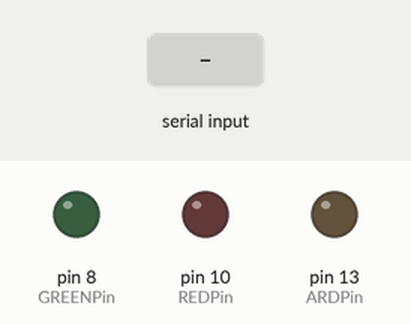
A sketch run on a simulated Arduino Uno, built with avr-gcc and run on an emulated ATmega328P. Parts: output pins drawn as LEDs (lit = HIGH). The test bench sets the inputs (shaded band).

Above: at 1.2 s.
1.3 s: "90,45\n" received over Serial
At 1.6 s:
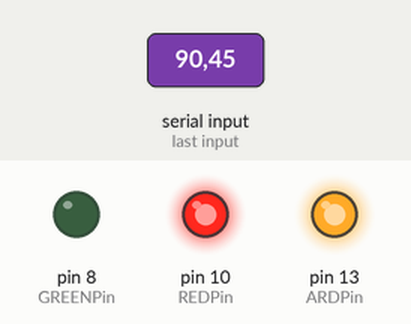
2.8 s: "30,150\n" received over Serial
At 4.0 s:
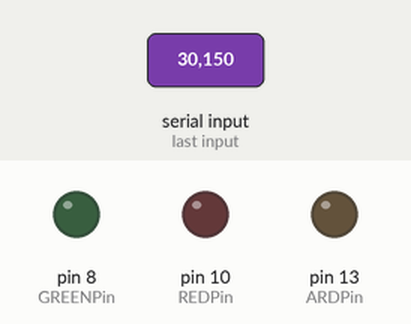
4.3 s: "200\n" received over Serial
5.8 s: "5\n" received over Serial
At 6.1 s:
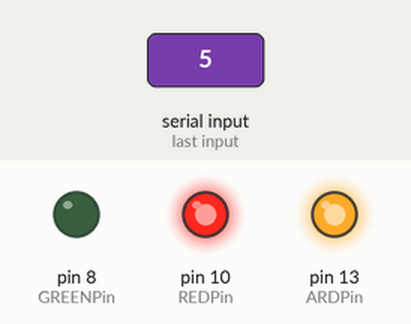
7.3 s: "90\n" received over Serial
At 8.5 s:
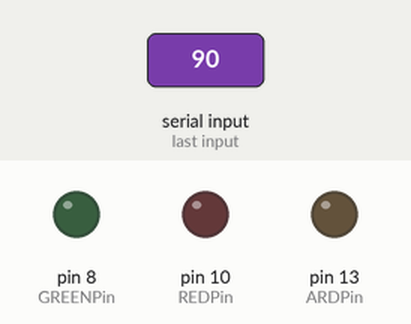
Timing chart, 0 to 9.8 s (numbered marks = the images above; inputs shaded):
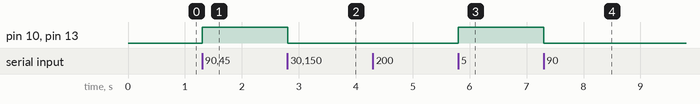

The sketch:

sketch_oct23a.ino
```cpp
#define BaudRate 9600
#define REDPin    10
#define GREENPin  8
#define ARDPin    13
#define RED       0b000001
#define GREEN     0b000010
#define ARD_LED   0b000100
char incomingOption;
int option;
int range;

void setup() {
  pinMode(REDPin, OUTPUT);
  pinMode(GREENPin, OUTPUT);
  pinMode(ARDPin, OUTPUT);

  Serial.begin(BaudRate);
}

void loop() {
  incomingOption = Serial.read();
  option = incomingOption - '0';
  if(option >= 0 && option <= 7){
    range = option;
    if((range & RED) == RED){
      digitalWrite(REDPin, HIGH);
    }else{
      digitalWrite(REDPin, LOW);
    }

    if((range & GREEN) == GREEN){
      digitalWrite(GREENPin, HIGH);
    }else{
      digitalWrite(GREENPin, LOW);
    }

    if((range & ARD_LED) == ARD_LED){
      digitalWrite(ARDPin, HIGH);
    }else{
      digitalWrite(ARDPin, LOW);
    }
  }

}
```

Measured:
- after the input at 1.3 s, pin 10 (REDPin), pin 13 (ARDPin): LOW → HIGH at once
- after the input at 2.8 s, pin 10 (REDPin), pin 13 (ARDPin): HIGH → LOW at once
- after the input at 5.8 s, pin 10 (REDPin), pin 13 (ARDPin): LOW → HIGH at once
- after the input at 7.3 s, pin 10 (REDPin), pin 13 (ARDPin): HIGH → LOW at once
